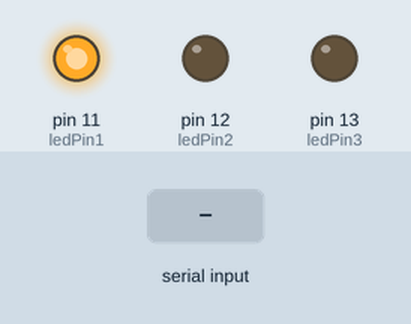
The sketch below on a simulated Arduino Uno, built with avr-gcc and run on an emulated ATmega328P. Parts: output pins drawn as LEDs (lit = HIGH). Inputs (shaded band) come from the test bench.

Above: at 1.2 s.
1.3 s: "1" received over the second serial link
At 2.8 s:
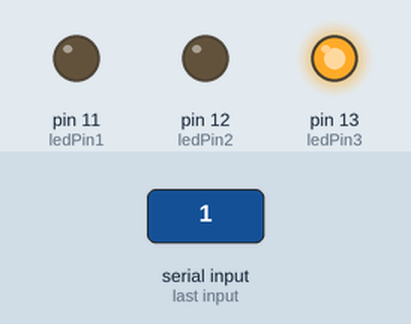
3.8 s: "1" received over the second serial link
At 4.6 s:
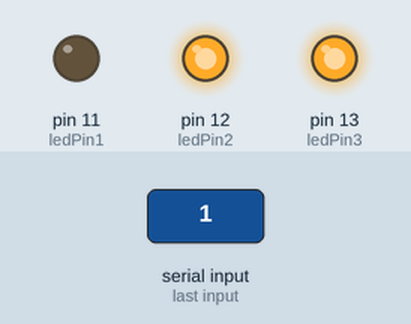
6.3 s: "0" received over the second serial link
At 7.1 s:
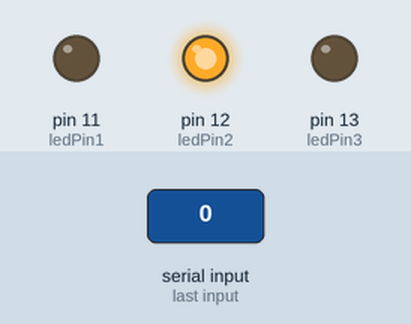
8.8 s: "0" received over the second serial link
At 9.6 s:
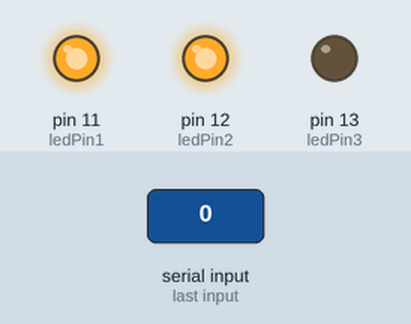
Timing chart, 0 to 11.8 s (numbered marks = the images above; inputs shaded):
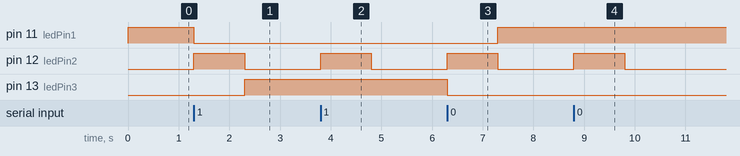

The sketch:

ENOA.ino
```cpp
#include <SoftwareSerial.h>

SoftwareSerial bluetoothSerial(0, 1);

int ledPin1 = 11;// RED LED
int ledPin2 = 12;// YELLOW LED
int ledPin3 = 13;// GREEN LED

void setup() {
  pinMode(ledPin1, OUTPUT);
  pinMode(ledPin2, OUTPUT);
  pinMode(ledPin3, OUTPUT);

  digitalWrite(ledPin1, HIGH);

  bluetoothSerial.begin(9600);
  Serial.begin(9600);
}
void loop() {

  if (bluetoothSerial.available() > 0) {

    char command = bluetoothSerial.read();

    if (command == '1') {

      digitalWrite(ledPin1, LOW);
      digitalWrite(ledPin2, HIGH);
      delay(1000);
      digitalWrite(ledPin2, LOW);
      digitalWrite(ledPin3, HIGH);

    }
     else if (command == '0') {
      digitalWrite(ledPin3, LOW);
      digitalWrite(ledPin2, HIGH);
      delay(1000);
      digitalWrite(ledPin2, LOW);
      digitalWrite(ledPin1, HIGH);

    }

  }

}
```

Measured:
- after the input at 1.3 s, pin 11 (ledPin1): HIGH → LOW at once; pin 12 (ledPin2): LOW → HIGH at once, → LOW 1.0 s later; pin 13 (ledPin3): LOW → HIGH after 1.0 s
- after the input at 3.8 s, pin 12 (ledPin2): LOW → HIGH at once, → LOW 1.0 s later
- after the input at 6.3 s, pin 11 (ledPin1): LOW → HIGH after 1.0 s; pin 12 (ledPin2): LOW → HIGH at once, → LOW 1.0 s later; pin 13 (ledPin3): HIGH → LOW at once
- after the input at 8.8 s, pin 12 (ledPin2): LOW → HIGH at once, → LOW 1.0 s later
